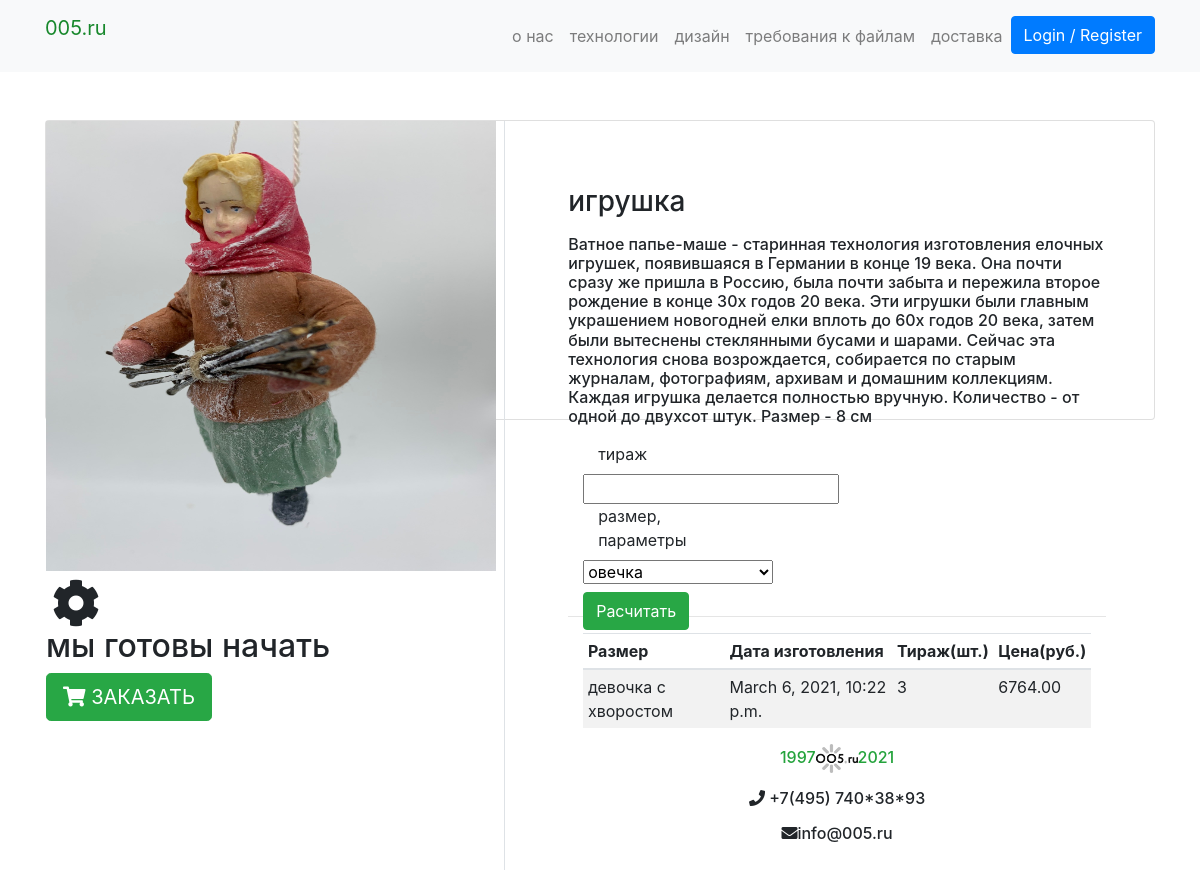
The app's page /product/sheep_toy/, older data.
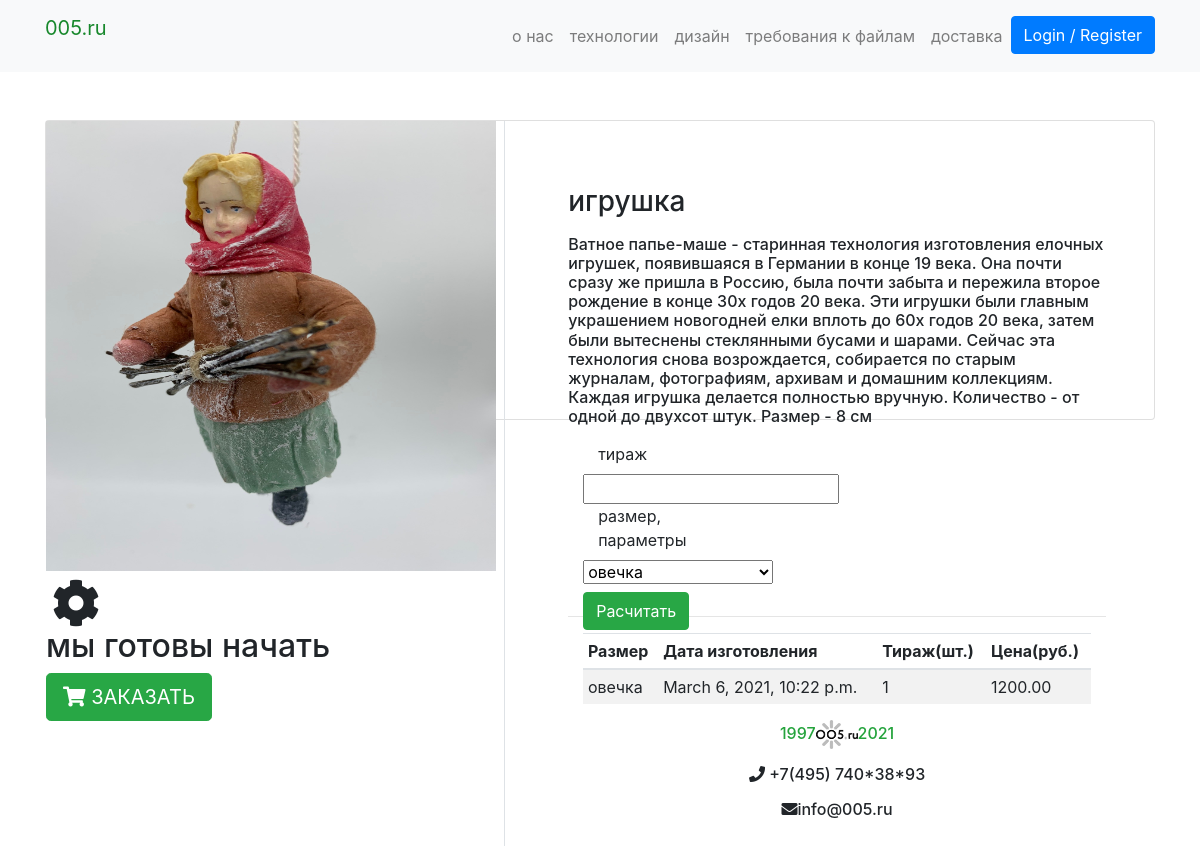
The same page, newer data.
### products/models.py (models this page shows, shortened)
class  Product(PolymorphicModel):
    mainimage = models.ImageField(upload_to='products/', blank=True, null=True)
    name = models.CharField(max_length=300, default = None, null=True)
    slug = models.SlugField(default = None, null=True)
    subcategory = models.ForeignKey(SubCategory, on_delete=models.CASCADE, default = None, null=True)
    category = models.ForeignKey(Category, on_delete=models.CASCADE, default = None, null=True)
    preview_text = models.TextField(max_length=50, verbose_name='Preview Text', blank=True, null=True)
    detail_text = models.TextField(max_length=1000, verbose_name='Detail Text', blank=True, null=True)
    lim1 = models.FloatField(default = None, null=True)
    lim2 = models.FloatField(default = None, null=True)
    tirazh = models.IntegerField(null=False)
    t = models.IntegerField(null=True)
    p = models.FloatField(default = None, null=True)
    box_size = models.CharField(max_length=50)
    def timeplus(self):
        t = self.t
        futuredate = datetime.now() + timedelta(days=t)
        return futuredate
    def calc(self):
        boxsize = self.boxsizes_set.get(value = self.box_size)
        a = float(boxsize.b*self.tirazh**2+boxsize.h*self.tirazh**1+boxsize.d)*self.p
        if self.tirazh<self.lim1:
            self.tirazh=self.lim1
        elif self.tirazh>self.lim2:
            self.tirazh=self.lim2
        return "{0:.2f}".format(round(a,0))

class Note2 (Product):
    def __init__(self, *args, **kwargs):
        super(Note2, self).__init__(*args, **kwargs)

class  Product(PolymorphicModel):
    mainimage = models.ImageField(upload_to='products/', blank=True, null=True)
    name = models.CharField(max_length=300, default = None, null=True)
    slug = models.SlugField(default = None, null=True)
    subcategory = models.ForeignKey(SubCategory, on_delete=models.CASCADE, default = None, null=True)
    category = models.ForeignKey(Category, on_delete=models.CASCADE, default = None, null=True)
    preview_text = models.TextField(max_length=50, verbose_name='Preview Text', blank=True, null=True)
    detail_text = models.TextField(max_length=1000, verbose_name='Detail Text', blank=True, null=True)
    lim1 = models.FloatField(default = None, null=True)
    lim2 = models.FloatField(default = None, null=True)
    tirazh = models.IntegerField(null=False)
    t = models.IntegerField(null=True)
    p = models.FloatField(default = None, null=True)
    box_size = models.CharField(max_length=50)
    def timeplus(self):
        t = self.t
        futuredate = datetime.now() + timedelta(days=t)
        return futuredate
    def calc(self):
        boxsize = self.boxsizes_set.get(value = self.box_size)
        a = float(boxsize.b*self.tirazh**2+boxsize.h*self.tirazh**1+boxsize.d)*self.p
        if self.tirazh<self.lim1:
            self.tirazh=self.lim1
        elif self.tirazh>self.lim2:
            self.tirazh=self.lim2
        return "{0:.2f}".format(round(a,0))

class BoxSizes(models.Model):
    value = models.CharField(max_length=80)
    name = models.CharField(max_length=80)
    product = models.ForeignKey(Product, on_delete=models.CASCADE, null = True, blank = True)
    b = models.FloatField(null = True, blank = True)
    h = models.FloatField(null = True, blank = True)
    d = models.FloatField(null = True, blank = True)

### products/views.py (the view)
# urls.py: path('product/<slug>/', new_indexView, name='product'),
def new_indexView(request, slug):
    try:
        product = Product.objects.get(slug = slug)
        boxsizes = tuple(product.boxsizes_set.all().values_list('value', 'name'))
        if not boxsizes:
            boxsizes = (('Не задан', 'Не задан'),)
        print('boxsizes \n ', boxsizes)
        form  = modelform_factory(type(product), fields = ('tirazh', 'box_size'), \
            labels = {'tirazh':'тираж', 'box_size':'размер, параметры'}, \
            widgets = {'box_size': Select(choices=boxsizes) })
    except ObjectDoesNotExist:
        product = None
        form = None
    return render(request, "products/products_details.html", {"form": form, "products": [product]})

### products/templates/products/products_details.html (shortened to what this page needs)
{% extends "products/base.html" %}
{% block content %}
{% for product in products %}
<div class="container my-5">
    <div class="card">
        <div class="row">
            <aside class="col-sm-5 border-right">
    <article class="gallery-wrap">
    <div class="img-big-wrap">
      <div> <a href="#"><img src="/media/{{product.mainimage }}" style="width: 450px"></a></div>
     <i class="fa fa-cog fa-spin fa-3x fa-fw"></i>
     <h2>мы готовы начать</h2>
     <a href="{% url 'mainapp:cart' product.slug %}" class="btn  btn-lg btn-primary btn-success text-uppercase"> <i class="fas fa-shopping-cart"></i>  Заказать </a>
    </div>
    </article>
            </aside>
            <aside class="col-sm-7">
    <article class="card-body p-5">
    <p class="price-detail-wrap">
    <h3 class="title mb-3">{{ product.name }}</h3>
    <h6 class="title mb-3">{{product.detail_text }}</h3>
<div class="container-fluid">
    <form id="product-form">
        <div class="row">
            <div class="form-group col-4">
            {% for field in form %}
                <label class="col-12">{{ field.label }}</label>
                {{ field }}
            {% endfor %}
            <div style="position:absolute;z-index:10000;top:500 px;margin-left: 500 px;">
                <h4> </h4><input type="submit" class= "btn btn-success btn-buy" value="Расчитать" />
                </div>
            </div>
        </div>
</div>
<hr />
<div class="container-fluid">
    <table class="table table-striped table-sm" id="my_products">
        <thead>
            <tr>
                <th>Размер</th>
                <th>Дата изготовления</th>
                <th>Тираж(шт.)</th>
                <th>Цена(руб.)</th>
            </tr>
        </thead>
        <tbody>
        <tr>
            <td>{{product.box_size}}</td>
            <td>{{product.timeplus}}</td>
            <td>{{product.tirazh}}</td>
            <td>{{product.calc}}</td>
        </tr>
        {% endfor %}
        </tbody>
    </table>
</div>
{% endblock content %}

### products/templates/products/base.html (shortened to what this page needs)
{% load static %}
{% load thumbnail %}
<!DOCTYPE html>
<html lang="en">
<head>
  <link rel="stylesheet" href="https://stackpath.bootstrapcdn.com/bootstrap/4.3.1/css/bootstrap.min.css">
  <link href="https://cdnjs.cloudflare.com/ajax/libs/font-awesome/5.10.2/css/all.css" rel="stylesheet">
  <link rel="stylesheet" href="{% static 'css/main.css' %}">
</head>
<body>
  {% include 'products/navbar.html' %}
  {% block content %}
  {% endblock %}
</body>
</body>
</html>
<div>
  <h6 class="text-center"><p style="color:rgb(36, 163, 60)">1997<img align="center" src="/media/products/005.png" alt="not found" class="img-fluid">2021</p></h6>
<h6 class="text-center"><i class="fa fa-phone"></i> +7(495) 740*38*93<img align="center" class="img-fluid"></p></h6>
<h6 class="text-center"><img align="center" class="img-fluid"><i class="fa fa-envelope" aria-hidden="true"></i>info@005.ru</p></h6>
</div>

### products/templates/products/navbar.html (shortened to what this page needs)
{% load cart_tag %}
<nav class="navbar navbar-expand-lg navbar-light bg-light">
  <div class="container">
  <a class="navbar-brand" href="/"><p style="color:rgb(24, 136, 44)">005.ru</p></a>
  <div class="collapse navbar-collapse" id="navbarNav">
    <ul class="navbar-nav ml-auto">
      <li {% if request.path == 'contact' %}class="nav-item active"{% else %}class="nav-item"{% endif %}>
        <a class="nav-link" href="http://127.0.0.1:8000/about.html/">о нас <span class="sr-only">(current)</span></a>
      </li>
      <li class="nav-item">
        <a class="nav-link" href="http://127.0.0.1:8000/technologies.html">технологии</a>
      </li>
      <li class="nav-item">
        <a class="nav-link" href="http://127.0.0.1:8000/layout.html">дизайн</a>
      </li>
      <li class="nav-item">
        <a class="nav-link" href="http://127.0.0.1:8000/requirements.html/">требования к файлам</a>
      </li>
      <li class="nav-item">
        <a class="nav-link" href="http://127.0.0.1:8000/delivery.html/">доставка</a>
      </li>
      {% if request.user.is_authenticated %}
      <li class="nav-item">
        <a class="nav-link" href="{% url 'mainapp:cart-home' %}">
          <i class="fa fa-shopping-cart"></i> Корзина
          <span class="badge badge-light">{{ request.user| cart_total }}</span>
        </a>
      </li>
       <li class="nav-item">
      </li>
      <li class="nav-item">
        <a class="nav-link" href="#"><i class="fa fa-phone"></i> +7(495) 740*38*93</a>
        <a class="nav-link" href="#"><i class="fa fa-envelope" aria-hidden="true"></i>info@005.ru</a>
      </li>
      <li class="nav-item dropdown">
        <a class="nav-link dropdown-toggle" href="#" id="navbarDropdown" role="button" data-toggle="dropdown" aria-haspopup="true" aria-expanded="false">
          <i class="fas fa-user-tie"></i> {{ request.user.username }}
        </a>
        <div class="dropdown-menu" aria-labelledby="navbarDropdown">
          <a class="dropdown-item" href="#">Панель</a>
          <a class="dropdown-item" href="{% url 'checkout:oderView' %}">Заказы</a>
          <div class="dropdown-divider"></div>
          <a class="dropdown-item" href="#">выход из системы</a>
        </div>
      </li>
      {% else %}
       <li class="nav-item">
        <a  class="btn btn-primary" href="/accounts/login/">Login / Register</a>
      </li>
      {% endif %}
    </ul>
  </div>
  </div>
</nav>

### products/static/css/main.css (style rules this page uses)
.gallery-wrap .img-big-wrap img { height: 450px; width: auto; display: inline-block; cursor: zoom-in; }

### products/templates/products/base.html (style rules this page uses)
.card { height: 300px; }

Row changes from the older to the newer data that the page shows:
changed through a linked row, Note2 "игрушка": box_size "девочка с хворостом" → "овечка"; tirazh "3" → "1"; calc "6764.00" → "1200.00"
